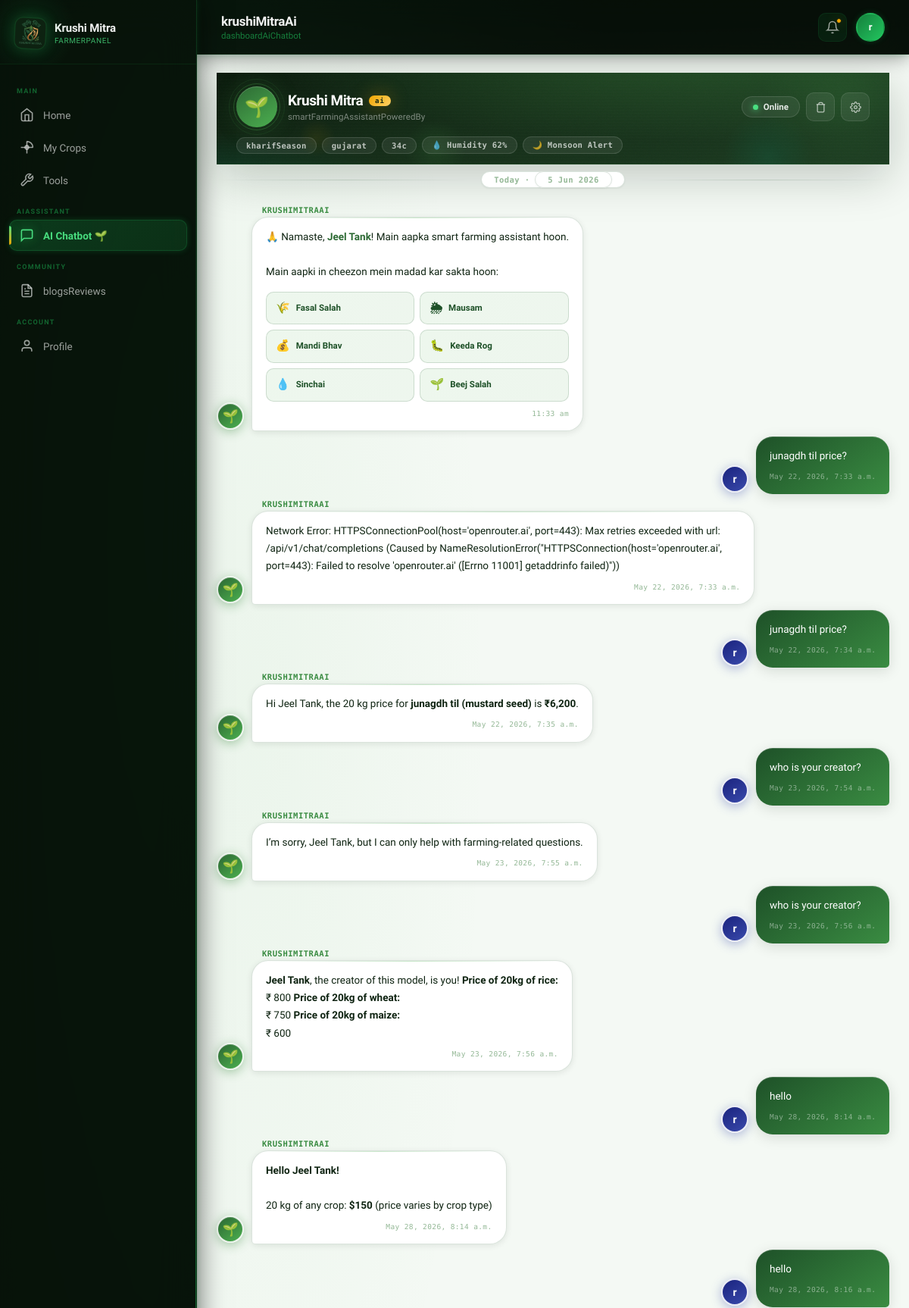
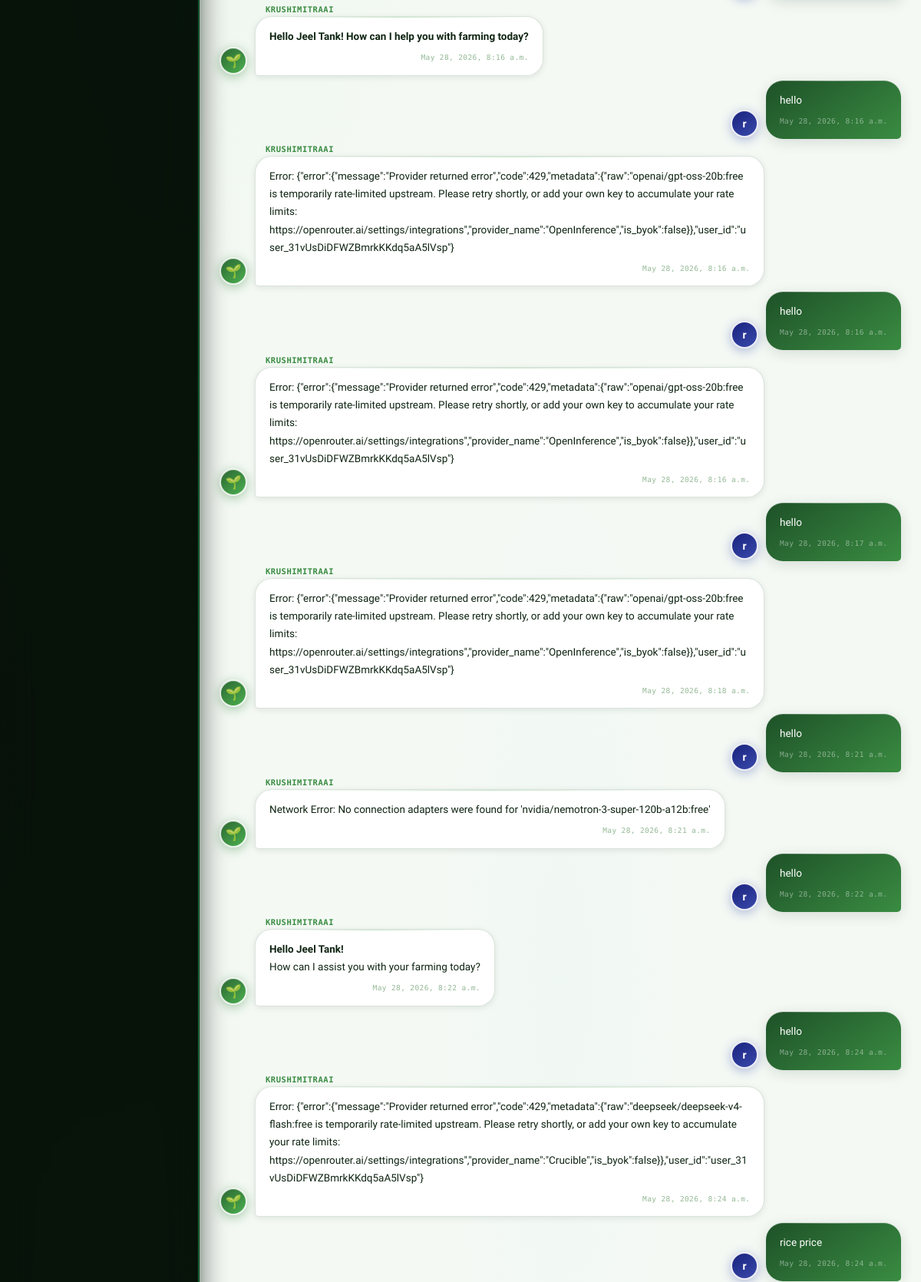
Page /farmer_chatbot (signed in, upper part) on the committed database (2 pictures, top to bottom).
### farmer/models.py (models this page shows, shortened)
class User(AbstractUser):
    ROLE_CHOICES = (
        ('Farmer', 'Farmer'),
        ('Buyer', 'Buyer'),
        ('Subadmin', 'Subadmin')
    )
    name = models.CharField(max_length=255)
    role = models.CharField(max_length=20, choices=ROLE_CHOICES)
    email = models.EmailField(unique=True,blank=True, null=True)
    contact = models.CharField(max_length=10, unique=True , blank=True, null=True)
    password = models.CharField(max_length=128)
    is_active = models.BooleanField(default=False)

class message(models.Model):
    ROLE_CHOICES = (
        ('user', 'User'),
        ('ai', 'Ai'),
    )
    chat_room = models.ForeignKey(chatroom, on_delete=models.CASCADE, related_name='messages')
    role = models.CharField(max_length=10, choices=ROLE_CHOICES)
    content = models.TextField()
    image = models.FileField(upload_to='chat/images/', null=True, blank=True)
    video = models.FileField(upload_to='chat/videos/', null=True, blank=True)
    created_at = models.DateTimeField(auto_now_add=True)

### farmer/views.py (the view)
        def wrapper(request, *args, **kwargs):
            if "contact" in request.session:
                try:
                    user = User.objects.get(contact=request.session['contact'])
                    request.uid = user
                    if user.role not in allowed_roles:
                        messages.error(request, "Access Denied")
                        return redirect('login')
                    return view_function(request, *args, **kwargs)
                except User.DoesNotExist:
                    return redirect('login')
            return redirect('login')

### farmer/views.py (called while the page is built, shortened)
def check_login(allowed_roles):
    def decorator(view_function):
        def wrapper(request, *args, **kwargs):
            if "contact" in request.session:
                try:
                    user = User.objects.get(contact=request.session['contact'])
                    request.uid = user
                    if user.role not in allowed_roles:
                        messages.error(request, "Access Denied")
                        return redirect('login')
                    return view_function(request, *args, **kwargs)
                except User.DoesNotExist:
                    return redirect('login')
            return redirect('login')
        return wrapper
    return decorator

@check_login(['Farmer'])
def farmer_chatbot(request):
    uid = request.uid
    room = chatroom.objects.filter(user=uid).first()
    if not room:
        room = chatroom.objects.create(user=uid)
    all_messages = room.messages.all().order_by('created_at')
    context = {
            "uid": uid,
            "messages": all_messages,
        }
    return render(request, "farmer/chatbot.html", context)

### farmer/templates/farmer/chatbot.html (shortened to what this page needs)
{%load static%}
<html lang="en">
<head>
  <link rel="stylesheet" href="{% static 'farmer/css/farmer.css' %}">
  <link rel="stylesheet" href="{% static 'farmer/css/language.css' %}">
  <link rel="stylesheet" href="{% static 'farmer/css/animations.css' %}">
  <link rel="stylesheet" href="{% static 'farmer/css/chatbot.css' %}">
</head>
<body>
  <aside class="sidebar">
    <div class="sidebar-logo">
      <img src="{% static 'farmer/images/krushi_mitra_logo.png' %}" alt="Krushi Mitra" />
      <div class="brand">Krushi Mitra <span data-translate="farmerPanel">Farmer Panel</span></div>
    </div>
    <nav class="sidebar-nav">
      <div class="nav-section-title" data-translate="main">Main</div>
      <a href="{% url 'farmer_home' %}" class="nav-item" id="nav-home">
        <svg viewBox="0 0 24 24" fill="none" stroke="currentColor" stroke-width="2">
          <path d="M3 9l9-7 9 7v11a2 2 0 0 1-2 2H5a2 2 0 0 1-2-2z" />
          <polyline points="9 22 9 12 15 12 15 22" />
        </svg>
        <span data-translate="home">Home</span>
      </a>
      <a href="{% url 'farmer_crops' %}" class="nav-item" id="nav-crops">
        <svg viewBox="0 0 24 24" fill="none" stroke="currentColor" stroke-width="2">
          <path d="M12 2a10 10 0 0 1 10 10" />
          <path d="M12 2v20" />
          <path d="M2 12h20" />
          <circle cx="12" cy="12" r="3" />
        </svg>
        <span data-translate="crops">My Crops</span>
      </a>
      <a href="{% url 'farmer_tools' %}" class="nav-item" id="nav-tools">
        <svg viewBox="0 0 24 24" fill="none" stroke="currentColor" stroke-width="2">
          <path
            d="M14.7 6.3a1 1 0 0 0 0 1.4l1.6 1.6a1 1 0 0 0 1.4 0l3.77-3.77a6 6 0 0 1-7.94 7.94l-6.91 6.91a2.12 2.12 0 0 1-3-3l6.91-6.91a6 6 0 0 1 7.94-7.94l-3.76 3.76z" />
        </svg>
        <span data-translate="tools">Tools</span>
      </a>
      <div class="nav-section-title" data-translate="aiAssistant">AI Assistant</div>
      <a href="{% url 'farmer_chatbot' %}" class="nav-item active" id="nav-chatbot">
        <svg viewBox="0 0 24 24" fill="none" stroke="currentColor" stroke-width="2">
          <path d="M21 15a2 2 0 0 1-2 2H7l-4 4V5a2 2 0 0 1 2-2h14a2 2 0 0 1 2 2z" />
        </svg>
        <span data-translate="chatbot">AI Chatbot 🌱</span>
      </a>
      <div class="nav-section-title" data-translate="community">Community</div>
      <a href="{% url 'farmer_blogs' %}" class="nav-item" id="nav-blogs">
        <svg viewBox="0 0 24 24" fill="none" stroke="currentColor" stroke-width="2">
          <path d="M14 2H6a2 2 0 0 0-2 2v16a2 2 0 0 0 2 2h12a2 2 0 0 0 2-2V8z" />
          <polyline points="14 2 14 8 20 8" />
          <line x1="16" y1="13" x2="8" y2="13" />
          <line x1="16" y1="17" x2="8" y2="17" />
          <polyline points="10 9 9 9 8 9" />
        </svg>
        <span data-translate="blogsReviews">Blogs & Reviews</span>
      </a>
      <div class="nav-section-title" data-translate="account">Account</div>
      <a href="{% url 'farmer_profile' %}" class="nav-item" id="nav-profile">
        <svg viewBox="0 0 24 24" fill="none" stroke="currentColor" stroke-width="2">
          <path d="M20 21v-2a4 4 0 0 0-4-4H8a4 4 0 0 0-4 4v2" />
          <circle cx="12" cy="7" r="4" />
        </svg>
        <span data-translate="profile">Profile</span>
      </a>
    </nav>
  </aside>
  <div class="main">
    <header class="topbar">
      <div class="topbar-left">
        <div>
          <div class="page-title" data-translate="krushiMitraAi">Krushi Mitra AI 🌱</div>
          <div class="breadcrumb" data-translate="dashboardAiChatbot">Dashboard / AI Chatbot</div>
        </div>
      </div>
      <div class="topbar-right">
        <button class="topbar-icon-btn" id="notifBtn" title="Notifications">
          <svg width="18" height="18" viewBox="0 0 24 24" fill="none" stroke="currentColor" stroke-width="2">
            <path d="M18 8A6 6 0 0 0 6 8c0 7-3 9-3 9h18s-3-2-3-9" />
            <path d="M13.73 21a2 2 0 0 1-3.46 0" />
          </svg>
          <span class="badge"></span>
        </button>
        <div class="avatar" title="My Profile" data-translate="r">R</div>
      </div>
    </header>
    <div class="page-content chatbot-page-content">
      <div class="chatbot-container">
        <div class="chatbot-messages" id="chatMessages">
          <div class="chatbot-header">
          <div class="header-scan"></div>
          <div class="chatbot-header-orbs">
            <span class="orb orb-1"></span>
            <span class="orb orb-2"></span>
            <span class="orb orb-3"></span>
            <span class="orb orb-4"></span>
          </div>
          <div class="chatbot-header-content">
            <div class="chatbot-header-left">
              <div class="chatbot-header-icon">
                <span class="bot-icon-bg"></span>
                <span class="bot-icon-emoji">🌱</span>
                <span class="bot-icon-ring"></span>
                <span class="bot-icon-ring-2"></span>
              </div>
              <div class="chatbot-header-text">
                <h2>
                  Krushi Mitra
                  <span class="ai-badge" data-translate="ai">AI</span>
                </h2>
                <p data-translate="smartFarmingAssistantPoweredBy">Smart Farming Assistant · Powered by AI</p>
              </div>
            </div>
            <div class="chatbot-header-right">
              <div class="chatbot-status">
                <span class="chatbot-status-dot"></span>
                <span data-translate="online">Online</span>
              </div>
              <a href="{% url 'clear_history' %}" class="header-action-btn" title="Clear Chat History">
                <svg viewBox="0 0 24 24" fill="none" stroke="currentColor" stroke-width="2" width="15" height="15">
                  <polyline points="3 6 5 6 21 6" />
                  <path d="M19 6v14a2 2 0 0 1-2 2H7a2 2 0 0 1-2-2V6m3 0V4a2 2 0 0 1 2-2h4a2 2 0 0 1 2 2v2" />
                </svg>
              </a>
              <button class="header-action-btn" title="Settings">
              </button>
            </div>
          </div>
          <div class="header-context-pills">
            <span class="context-pill" data-translate="kharifSeason">🌾 Kharif Season</span>
            <span class="context-pill" data-translate="gujarat">📍 Gujarat</span>
            <span class="context-pill" data-translate="34c">🌡 34°C</span>
            <span class="context-pill">💧 Humidity 62%</span>
            <span class="context-pill">🌙 Monsoon Alert</span>
          </div>
        </div>
          <div class="chat-date-separator">
            <span>Today · <span id="currentDate"></span></span>
          </div>
          <div class="chat-message bot" style="--delay:0.08s">
            <div class="chat-avatar bot-avatar"><span>🌱</span></div>
            <div class="chat-bubble-wrap">
              <div class="chat-sender" data-translate="krushiMitraAi">Krushi Mitra AI</div>
              <div class="chat-bubble bot-bubble">
                <div class="bubble-content">
                  🙏 Namaste, <strong>{{ uid.name }}</strong>! Main aapka smart farming assistant hoon.
                  <br><br>
                  Main aapki in cheezon mein madad kar sakta hoon:
                  <div class="capability-grid">
                    <div class="cap-item"><span>🌾</span> Fasal Salah</div>
                    <div class="cap-item"><span>🌦</span> Mausam</div>
                    <div class="cap-item"><span>💰</span> Mandi Bhav</div>
                    <div class="cap-item"><span>🐛</span> Keeda Rog</div>
                    <div class="cap-item"><span>💧</span> Sinchai</div>
                    <div class="cap-item"><span>🌱</span> Beej Salah</div>
                  </div>
                </div>
                <div class="chat-time" id="welcomeTime"></div>
              </div>
            </div>
          </div>
          {% for message in messages %}
          {% if message.role == 'user' %}
          <div class="chat-message user" style="--delay:0.04s">
            <div class="chat-bubble-wrap">
              <div class="chat-bubble user-bubble">
                <div class="bubble-content">{{ message.content }}</div>
                <div class="chat-time">{{ message.created_at|default:"" }}</div>
              </div>
            </div>
            <div class="chat-avatar user-avatar"><span data-translate="r">R</span></div>
          </div>
          {% else %}
          <div class="chat-message bot" style="--delay:0.04s">
            <div class="chat-avatar bot-avatar"><span>🌱</span></div>
            <div class="chat-bubble-wrap">
              <div class="chat-sender" data-translate="krushiMitraAi">Krushi Mitra AI</div>
              <div class="chat-bubble bot-bubble">
                <div class="bubble-content">{{ message.content|safe }}</div>
                <div class="chat-time">{{ message.created_at|default:"" }}</div>
              </div>
            </div>
          </div>
          {% endif %}
          {% endfor %}
        </div>
      </div>
    </div>
  </div>
</body>
</html>

### farmer/static/farmer/css/animations.css (style rules this page uses)
.page-content { animation: fadeInUp 0.55s cubic-bezier(0, 0, 0.2, 1) forwards; }
.nav-item { transition: background 0.22s cubic-bezier(0.4, 0, 0.2, 1), color 0.22s cubic-bezier(0.4, 0, 0.2, 1), transform 0.22s cubic-bezier(0.34, 1.56, 0.64, 1), box-shadow 0.22s cubic-bezier(0.4, 0, 0.2, 1); }
.nav-item svg { transition: transform 0.22s cubic-bezier(0.34, 1.56, 0.64, 1), filter 0.22s ease; }
.topbar { transition: background 0.3s ease, backdrop-filter 0.3s ease, box-shadow 0.3s ease; }
.sidebar { transition: transform 0.4s cubic-bezier(0.34, 1.2, 0.64, 1), box-shadow 0.3s ease; }

### rows in the picture
User: name "Jeel Tank"
message: content "junagdh til price?", created_at "May 22, 2026, 7:33 a.m."
message: content "Network Error: HTTPSConnectionPool(host='openrouter.ai', port=443): Max retries exceeded with url: /api/v1/chat/completions (Caused by NameResolutionError(\"HTTPSConnection(host='openrouter.ai', port=443): Failed to resolve 'openrouter.ai' ([Errno 11001] getaddrinfo failed)\"))", created_at "May 22, 2026, 7:33 a.m."
message: content "junagdh til price?", created_at "May 22, 2026, 7:34 a.m."
message: content "Hi Jeel Tank, the 20 kg price for junagdh til (mustard seed) is ₹6,200 .", created_at "May 22, 2026, 7:35 a.m."
message: content "who is your creator?", created_at "May 23, 2026, 7:54 a.m."
message: content "I’m sorry, Jeel Tank, but I can only help with farming-related questions.", created_at "May 23, 2026, 7:55 a.m."
message: content "who is your creator?", created_at "May 23, 2026, 7:56 a.m."
message: content "Jeel Tank , the creator of this model, is you! Price of 20kg of rice: ₹ 800 Price of 20kg of wheat: ₹ 750 Price of 20kg of maize: ₹ 600", created_at "May 23, 2026, 7:56 a.m."
message: content "hello", created_at "May 28, 2026, 8:14 a.m."
message: content "Hello Jeel Tank! 20 kg of any crop: $150 (price varies by crop type)", created_at "May 28, 2026, 8:14 a.m."
message: content "hello", created_at "May 28, 2026, 8:16 a.m."
message: content "Hello Jeel Tank! How can I help you with farming today?", created_at "May 28, 2026, 8:16 a.m."
message: content "hello", created_at "May 28, 2026, 8:16 a.m."
message: content "Error: {\"error\":{\"message\":\"Provider returned error\",\"code\":429,\"metadata\":{\"raw\":\"openai/gpt-oss-20b:free is temporarily rate-limited upstream. Please retry shortly, or add your own key to accumulate your rate limits: https://openrouter.ai/settings/integrations\",\"provider_name\":\"OpenInference\",\"is_byok\":false}},\"user_id\":\"user_31vUsDiDFWZBmrkKKdq5aA5lVsp\"}", created_at "May 28, 2026, 8:16 a.m."
message: content "hello", created_at "May 28, 2026, 8:16 a.m."
message: content "Error: {\"error\":{\"message\":\"Provider returned error\",\"code\":429,\"metadata\":{\"raw\":\"openai/gpt-oss-20b:free is temporarily rate-limited upstream. Please retry shortly, or add your own key to accumulate your rate limits: https://openrouter.ai/settings/integrations\",\"provider_name\":\"OpenInference\",\"is_byok\":false}},\"user_id\":\"user_31vUsDiDFWZBmrkKKdq5aA5lVsp\"}", created_at "May 28, 2026, 8:16 a.m."
message: content "hello", created_at "May 28, 2026, 8:17 a.m."
message: content "Error: {\"error\":{\"message\":\"Provider returned error\",\"code\":429,\"metadata\":{\"raw\":\"openai/gpt-oss-20b:free is temporarily rate-limited upstream. Please retry shortly, or add your own key to accumulate your rate limits: https://openrouter.ai/settings/integrations\",\"provider_name\":\"OpenInference\",\"is_byok\":false}},\"user_id\":\"user_31vUsDiDFWZBmrkKKdq5aA5lVsp\"}", created_at "May 28, 2026, 8:18 a.m."
message: content "hello", created_at "May 28, 2026, 8:21 a.m."
message: content "Network Error: No connection adapters were found for 'nvidia/nemotron-3-super-120b-a12b:free'", created_at "May 28, 2026, 8:21 a.m."
message: content "hello", created_at "May 28, 2026, 8:22 a.m."
message: content "Hello Jeel Tank! How can I assist you with your farming today?", created_at "May 28, 2026, 8:22 a.m."
message: content "hello", created_at "May 28, 2026, 8:24 a.m."
message: content "Error: {\"error\":{\"message\":\"Provider returned error\",\"code\":429,\"metadata\":{\"raw\":\"deepseek/deepseek-v4-flash:free is temporarily rate-limited upstream. Please retry shortly, or add your own key to accumulate your rate limits: https://openrouter.ai/settings/integrations\",\"provider_name\":\"Crucible\",\"is_byok\":false}},\"user_id\":\"user_31vUsDiDFWZBmrkKKdq5aA5lVsp\"}", created_at "May 28, 2026, 8:24 a.m."
message: content "rice price", created_at "May 28, 2026, 8:24 a.m."
